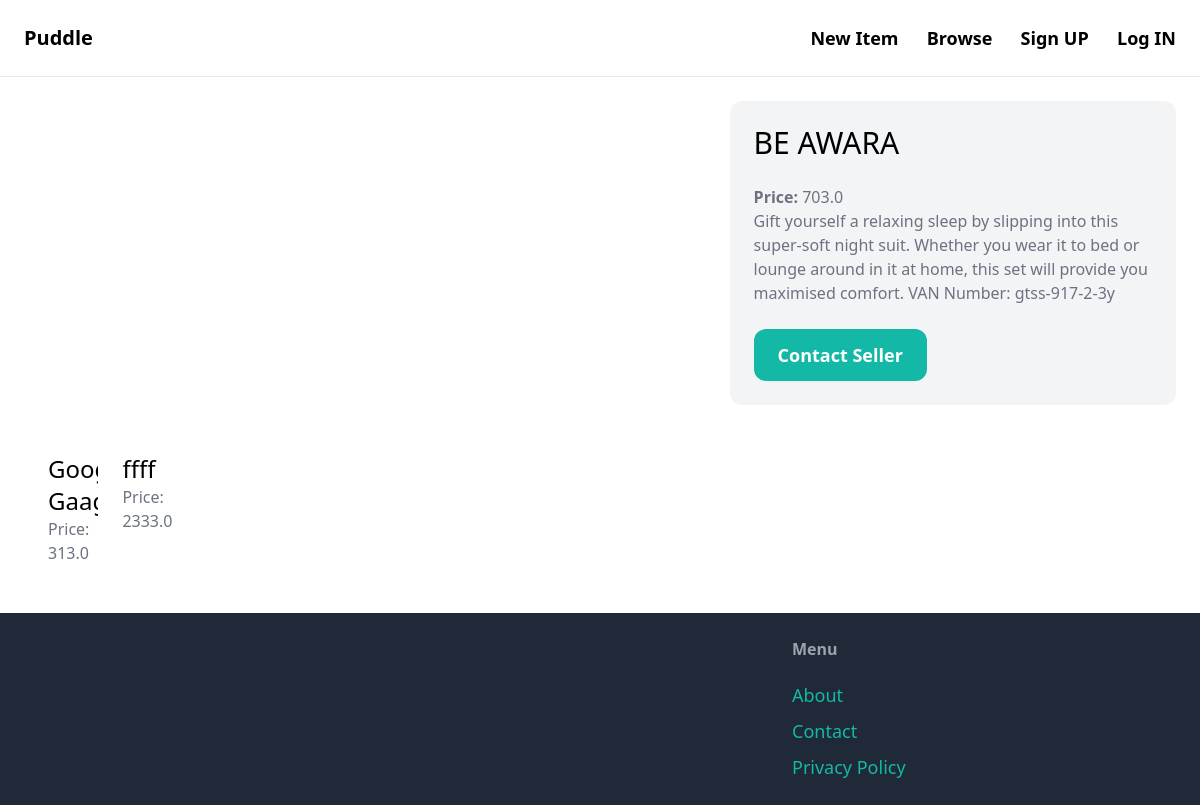
Screenshot of /items/2/ with the database file from the repository.
### item/models.py (models this page shows, shortened)
class Item(models.Model):
    category = models.ForeignKey(Category, related_name='items', on_delete=models.CASCADE)
    name = models.CharField(max_length=255)
    description = models.TextField(blank=True, null=True)
    price = models.FloatField()
    image = models.ImageField(upload_to='item_images', blank=True, null=True)
    is_sold = models.BooleanField(default=False)
    created_at = models.DateTimeField(auto_now_add=True)
    created_by = models.ForeignKey(User, related_name='items', on_delete=models.CASCADE)
    class Meta:
        ordering = ('name',)

### item/views.py (the view)
# urls.py: path('<int:pk>/', views.detail, name ='detail'),
def detail(request, pk):
    item = get_object_or_404(Item, pk=pk)
    related_items = Item.objects.filter(category=item.category, is_sold=False).exclude(pk=pk)[:3]
    return render(request, 'item/detail.html', {
        'item': item,
        'related_items': related_items
    })

### item/templates/item/detail.html (shortened to what this page needs)
{% extends 'core/base.html' %}
{% block content %}
<div class="grid grid-cols-5 gap-6">
    <div class="col-span-3">
    </div>
    <div class="col-span-2 p-6 bg-gray-100 rounded-xl">
        <h1 class="mb-6 text-3xl">
            {{item.name}}
        </h1>
        <p class="text-gray-500">
            <strong>Price: </strong>{{item.price}}
        </p>
        <p class="text-gray-500">
            {{item.description}}
        </p>
        <a href="#" class="inline-block mt-6 px-6 py-3 text-lg font-semibold bg-teal-500 text-white rounded-xl hover:bg-teal-700">Contact Seller</a>
    </div>
    <div class="grid grid-cols-3 gap-3">
        {% for item in related_items %}
        <div>
            <a href="{% url 'item:detail' item.id %}">
                <div class="p-6 bg-white rounded-b-xl">
                    <h2 class="text-2xl">{{ item.name }}</h2>
                    <p class="text-gray-500">Price: {{ item.price }}</p>
                </div>
            </a>
        </div>
        {% endfor %}
    </div>
</div>
{% endblock %}

### rows the page displays
Item: name "BE AWARA", price "703.0", description "Gift yourself a relaxing sleep by slipping into this super-soft night suit. Whether you wear it to bed or lounge around in it at home, this set will provide you maximised comfort. VAN Number: gtss-917-2-3y"
Item: name "Googo Gaaga", price "313.0"
Item: name "ffff", price "2333.0"
